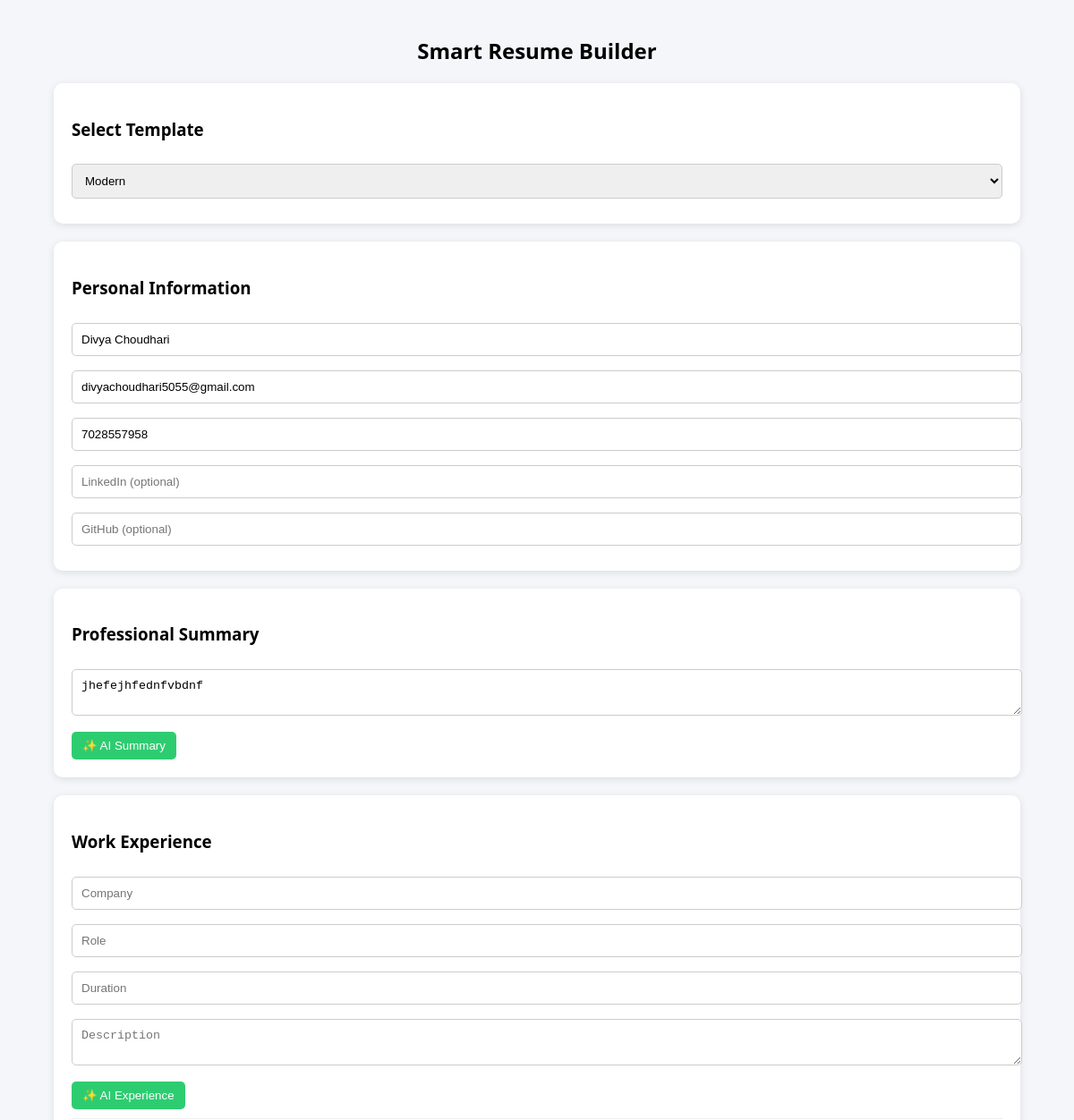
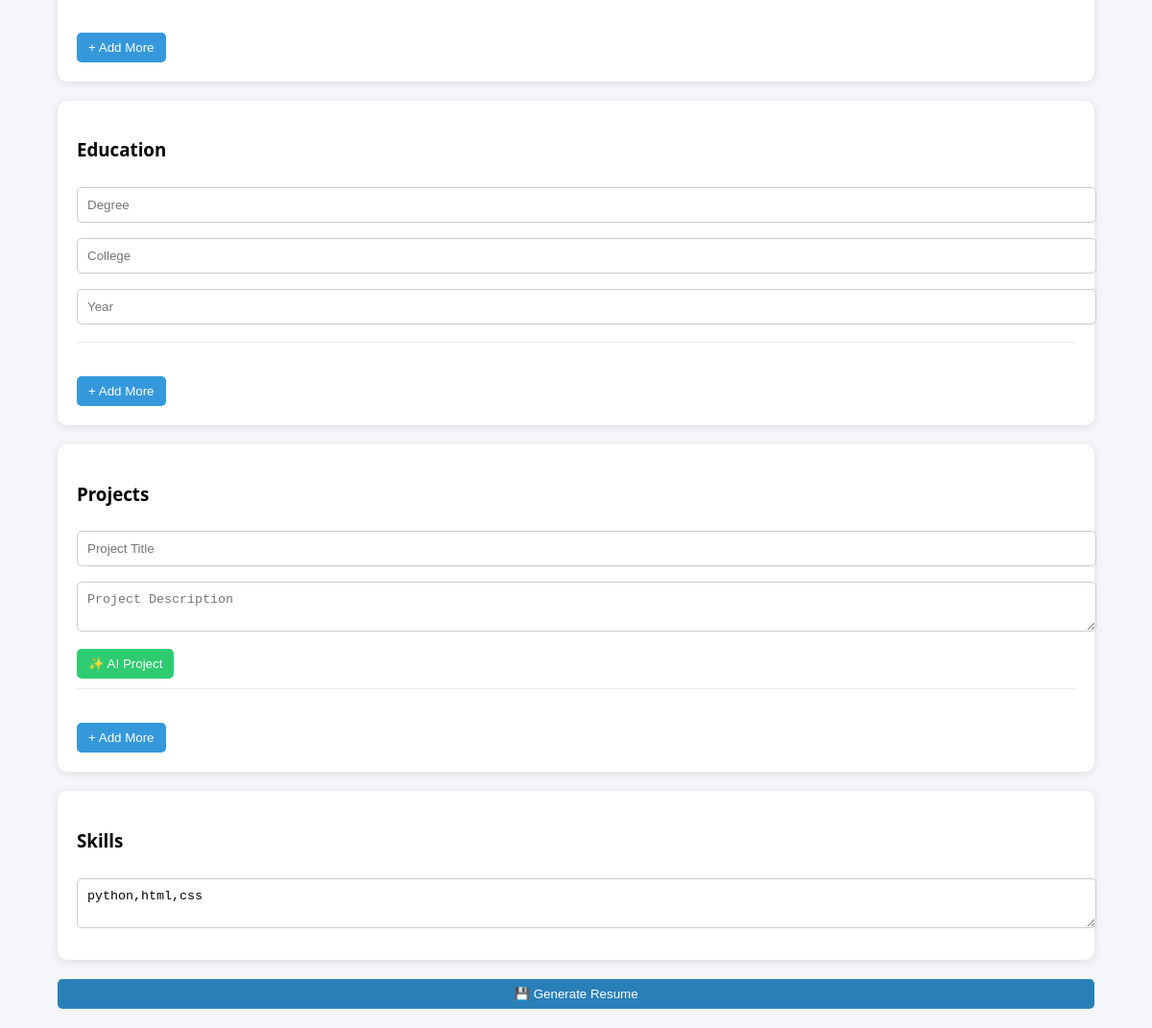
Page /resume-builder/1 (signed in) on the committed database (2 pictures, top to bottom).
### models.py (models this page shows)
class Resume(db.Model):
    id = db.Column(db.Integer, primary_key=True)
    user_id = db.Column(db.Integer, db.ForeignKey('user.id'), nullable=False)
    template = db.Column(db.String(50))
    skills = db.Column(db.Text)
    name = db.Column(db.String(100))
    email = db.Column(db.String(100))
    phone = db.Column(db.String(20))
    address = db.Column(db.String(200))
    linkedin = db.Column(db.String(200))
    summary = db.Column(db.Text)
    created_at = db.Column(db.DateTime, default=datetime.utcnow)
    user = db.relationship('User', backref='resumes')
    educations = db.relationship('Education', backref='resume', lazy=True, cascade="all, delete-orphan")
    experiences = db.relationship('Experience', backref='resume', lazy=True, cascade="all, delete-orphan")
    projects = db.relationship('Project', backref='resume', lazy=True, cascade="all, delete-orphan")
    certificates = db.relationship('Certificate', backref='resume', lazy=True, cascade="all, delete-orphan")

### app.py (the view, shortened to what this page needs)
@app.route('/resume-builder', methods=['GET', 'POST'])
@app.route('/resume-builder/<int:resume_id>', methods=['GET', 'POST'])
@login_required
def resume_builder(resume_id=None):
    resume = None
    if resume_id:
        resume = Resume.query.filter_by(
            id=resume_id,
            user_id=current_user.id
        ).first_or_404()
    return render_template('resume_builder.html', resume=resume)

### app.py (called while the page is built)
@login_manager.user_loader
def load_user(user_id):
    return User.query.get(int(user_id))

### templates/resume_builder.html (shortened to what this page needs)
<!DOCTYPE html>
<html>
<head>
</head>
<body>
<div class="container">
<h2>Smart Resume Builder</h2>
<form method="POST"
action="{% if resume %}{{ url_for('resume_builder', resume_id=resume.id) }}{% else %}{{ url_for('resume_builder') }}{% endif %}">
<div class="section">
    <h3>Select Template</h3>
    <select name="template" required>
        <option value="modern.html">Modern</option>
    </select>
</div>
<div class="section">
    <h3>Personal Information</h3>
    <input type="text" name="name" placeholder="Full Name"
        value="{{ resume.name if resume else '' }}" required>
    <input type="email" name="email" placeholder="Email"
        value="{{ resume.email if resume else '' }}" required>
    <input type="tel" name="phone" placeholder="Phone (10 digits)"
        pattern="[6-9]{1}[0-9]{9}"
        title="Enter valid 10-digit Indian phone number"
        value="{{ resume.phone if resume else '' }}" required>
    <input type="url" name="linkedin" placeholder="LinkedIn (optional)"
        value="{{ resume.linkedin if resume else '' }}">
    <input type="url" name="github" placeholder="GitHub (optional)"
        value="{{ resume.github if resume else '' }}">
</div>
<div class="section">
    <h3>Professional Summary</h3>
    <textarea id="summary" name="summary">{{ resume.summary if resume else '' }}</textarea>
    <button type="button" class="ai-btn"
        onclick="enhanceText('summary','summary')">✨ AI Summary</button>
</div>
<div class="section">
    <h3>Work Experience</h3>
    <div id="experience-section">
        <div class="block">
            <input type="text" name="company[]" placeholder="Company">
            <input type="text" name="role[]" placeholder="Role">
            <input type="text" name="duration[]" placeholder="Duration">
            <textarea name="description[]" placeholder="Description"></textarea>
            <button type="button" class="ai-btn"
                onclick="enhanceDynamic(this,'experience')">✨ AI Experience</button>
        </div>
    </div>
    <button type="button" class="add-btn" onclick="addExperience()">+ Add More</button>
</div>
<div class="section">
    <h3>Education</h3>
    <div id="education-section">
        <div class="block">
            <input type="text" name="degree[]" placeholder="Degree">
            <input type="text" name="college[]" placeholder="College">
            <input type="text" name="year[]" placeholder="Year">
        </div>
    </div>
    <button type="button" class="add-btn" onclick="addEducation()">+ Add More</button>
</div>
<div class="section">
    <h3>Projects</h3>
    <div id="project-section">
        <div class="block">
            <input type="text" name="project_title[]" placeholder="Project Title">
            <textarea name="project_desc[]" placeholder="Project Description"></textarea>
            <button type="button" class="ai-btn"
                onclick="enhanceDynamic(this,'project')">✨ AI Project</button>
        </div>
    </div>
    <button type="button" class="add-btn" onclick="addProject()">+ Add More</button>
</div>
<div class="section">
    <h3>Skills</h3>
    <textarea name="skills">{{ resume.skills if resume else '' }}</textarea>
</div>
<button type="submit" class="submit-btn">💾 Generate Resume</button>
</form>
</div>
</body>
</html>

### templates/resume_builder.html (style rules this page uses)
body { font-family: 'Segoe UI', sans-serif; background: #f4f6f9; margin: 0; }
.container { width: 90%; margin: auto; padding: 20px; }
h2 { text-align: center; }
.section { background: white; padding: 20px; margin-bottom: 20px; border-radius: 10px; box-shadow: 0 2px 8px rgba(0,0,0,0.1); }
input, textarea, select { width: 100%; padding: 10px; margin: 8px 0; border-radius: 5px; border: 1px solid #ccc; }
button { padding: 8px 12px; border: none; border-radius: 5px; cursor: pointer; color: white; }
.ai-btn { background: #2ecc71; margin-top: 5px; display: block; }
.add-btn { background: #3498db; margin-top: 15px; }
.submit-btn { background: #2980b9; width: 100%; }
.block { margin-bottom: 20px; padding-bottom: 10px; border-bottom: 1px solid #eee; }

### rows in the picture
Resume: name "Divya Choudhari", email "divyachoudhari5055@gmail.com", phone "7028557958", summary "jhefejhfednfvbdnf", skills "python,html,css"
